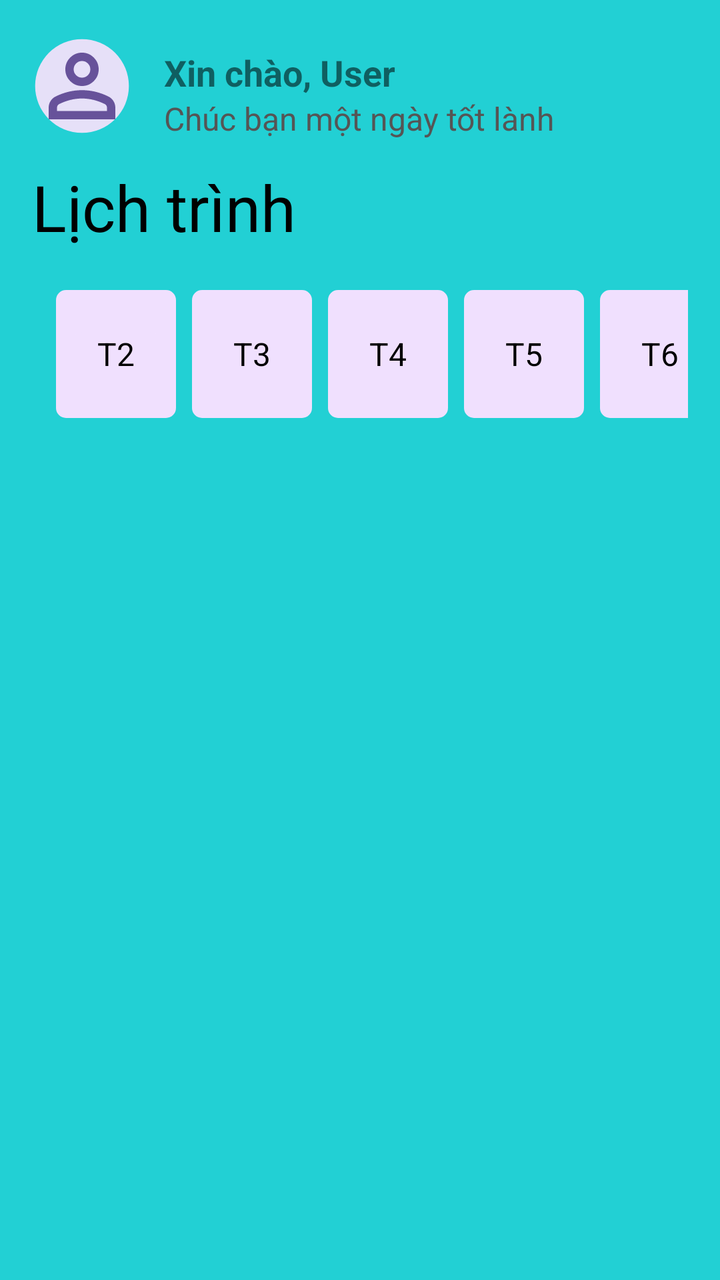
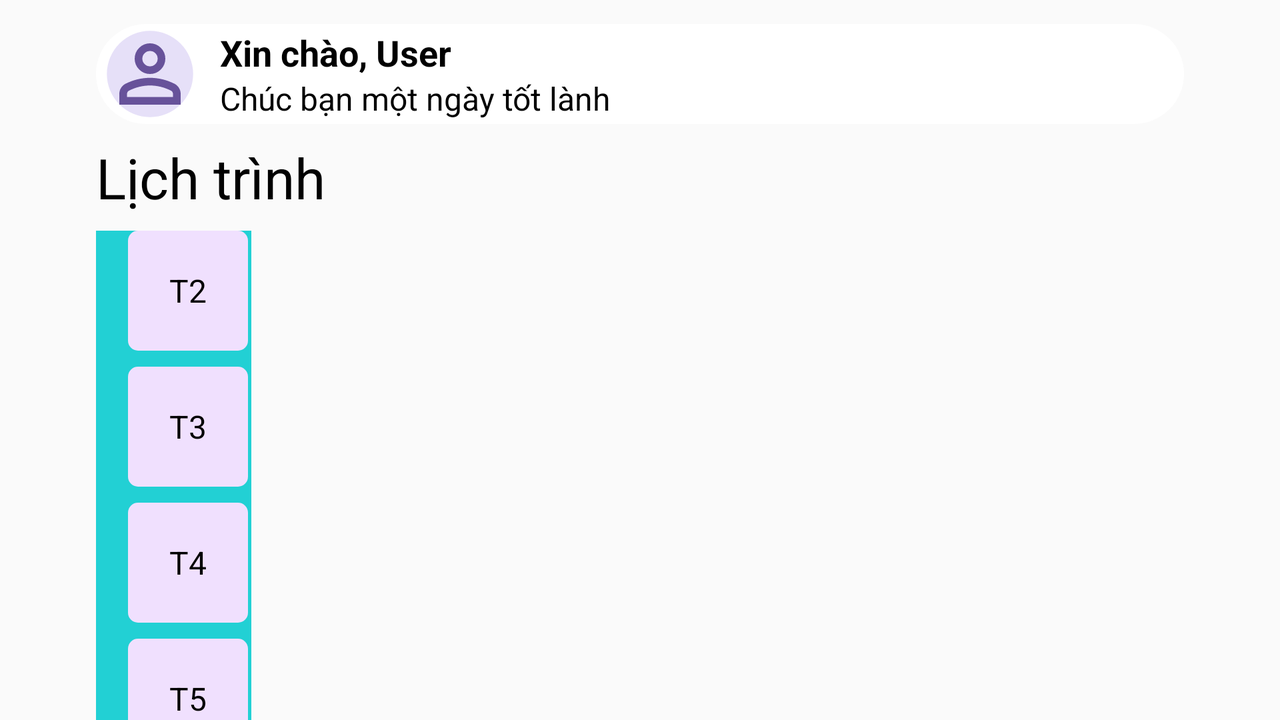

The same Android screen from two of the app's own layout files: first res/layout/ as a phone draws it, then the repository's variant for another configuration, drawn on a device whose configuration selects that folder. Both files follow.
<!-- AndroidManifest.xml: application theme Theme.TODOAPP -->
<!-- res/layout/home_fragment.xml -->
<?xml version="1.0" encoding="utf-8"?>
<RelativeLayout xmlns:android="http://schemas.android.com/apk/res/android"
    xmlns:app="http://schemas.android.com/apk/res-auto"
    xmlns:tools="http://schemas.android.com/tools"
    android:id="@+id/main"
    android:layout_width="match_parent"
    android:layout_height="match_parent"
    android:background="@color/bottom_nav"
    tools:context=".activitys.MainActivity"
    >

    
    <LinearLayout
        android:id="@+id/layoutContent"
        android:layout_width="match_parent"
        android:layout_height="wrap_content"
        android:layout_above="@id/bottom_nav"
        android:layout_marginTop="16dp"
        android:orientation="vertical"
        tools:ignore="NotSibling">

        <LinearLayout
            android:id="@+id/welcome"
            android:layout_width="match_parent"
            android:layout_height="wrap_content"
            android:layout_gravity="center"
            android:layout_marginStart="16dp"
            android:layout_marginEnd="16dp"
            android:orientation="horizontal">

            <ImageView
                android:layout_width="50dp"
                android:layout_height="50dp"
                android:layout_gravity="center"
                android:src="@drawable/ic_profile" />

            <LinearLayout
                android:layout_width="wrap_content"
                android:layout_height="wrap_content"
                android:layout_marginStart="8dp"
                android:layout_marginTop="8dp"
                android:orientation="vertical">

                <TextView
                    android:id="@+id/tvGreeting"
                    android:layout_width="match_parent"
                    android:layout_height="wrap_content"
                    android:layout_marginStart="8dp"
                    android:text="Xin chào, User"
                    android:textSize="18sp"
                    android:textStyle="bold" />

                <TextView
                    android:id="@+id/tvSubtitle"
                    android:layout_width="match_parent"
                    android:layout_height="wrap_content"
                    android:layout_marginStart="8dp"
                    android:text="Chúc bạn một ngày tốt lành"
                    android:textColor="#555"
                    android:textSize="16sp" />
            </LinearLayout>

        </LinearLayout>

        
        <TextView
            android:layout_width="match_parent"
            android:layout_height="wrap_content"
            android:layout_marginStart="16dp"
            android:layout_marginTop="12dp"
            android:layout_marginEnd="16dp"
            android:layout_marginBottom="12dp"
            android:gravity="left"
            android:text="Lịch trình"
            android:textColor="#000"
            android:textSize="32sp"

            />


        <HorizontalScrollView
            android:layout_width="match_parent"
            android:layout_height="wrap_content"
            android:background="@color/bottom_nav"
            android:paddingRight="16dp"
            android:paddingLeft="16dp"
            android:overScrollMode="never"
            android:scrollbars="none">

            <LinearLayout
                android:id="@+id/weekDaysLayout"
                android:layout_width="wrap_content"
                android:layout_height="80dp"
                android:gravity="center_vertical"
                android:orientation="horizontal"
                android:paddingHorizontal="8dp"
                android:paddingVertical="8dp">

                
                <LinearLayout
                    android:id="@+id/llMon"
                    android:layout_width="60dp"
                    android:layout_height="match_parent"
                    android:layout_marginHorizontal="4dp"
                    android:background="@drawable/day_item_selector"
                    android:clickable="true"
                    android:focusable="true"
                    android:gravity="center"
                    android:orientation="vertical"
                    android:padding="8dp">

                    <TextView
                        android:id="@+id/tvMonDay"
                        android:layout_width="match_parent"
                        android:layout_height="wrap_content"
                        android:background="@drawable/day_item_selector"
                        android:gravity="center"
                        android:text="T2"
                        android:textColor="#000"
                        android:textSize="16sp" />
                </LinearLayout>

                
                <LinearLayout
                    android:id="@+id/llTue"
                    android:layout_width="60dp"
                    android:layout_height="match_parent"
                    android:layout_marginHorizontal="4dp"
                    android:background="@drawable/day_item_selector"
                    android:clickable="true"
                    android:focusable="true"
                    android:gravity="center"
                    android:orientation="vertical"
                    android:padding="8dp">

                    <TextView
                        android:id="@+id/tvTueDay"
                        android:layout_width="match_parent"
                        android:layout_height="wrap_content"
                        android:gravity="center"
                        android:text="T3"
                        android:textColor="#000"
                        android:textSize="16sp" />
                </LinearLayout>

                
                <LinearLayout
                    android:id="@+id/llWed"
                    android:layout_width="60dp"
                    android:layout_height="match_parent"
                    android:layout_marginHorizontal="4dp"
                    android:background="@drawable/day_item_selector"
                    android:clickable="true"
                    android:focusable="true"
                    android:gravity="center"
                    android:orientation="vertical"
                    android:padding="8dp">

                    <TextView
                        android:id="@+id/tvWedDay"
                        android:layout_width="match_parent"
                        android:layout_height="wrap_content"
                        android:gravity="center"
                        android:text="T4"
                        android:textColor="#000"
                        android:textSize="16sp" />
                </LinearLayout>

                
                <LinearLayout
                    android:id="@+id/llThu"
                    android:layout_width="60dp"
                    android:layout_height="match_parent"
                    android:layout_marginHorizontal="4dp"
                    android:background="@drawable/day_item_selector"
                    android:clickable="true"
                    android:focusable="true"
                    android:gravity="center"
                    android:orientation="vertical"
                    android:padding="8dp">

                    <TextView
                        android:id="@+id/tvThuDay"
                        android:layout_width="match_parent"
                        android:layout_height="wrap_content"
                        android:gravity="center"
                        android:text="T5"
                        android:textColor="#000"
                        android:textSize="16sp" />
                </LinearLayout>

                
                <LinearLayout
                    android:id="@+id/llFri"
                    android:layout_width="60dp"
                    android:layout_height="match_parent"
                    android:layout_marginHorizontal="4dp"
                    android:background="@drawable/day_item_selector"
                    android:clickable="true"
                    android:focusable="true"
                    android:gravity="center"
                    android:orientation="vertical"
                    android:padding="8dp">

                    <TextView
                        android:id="@+id/tvFriDay"
                        android:layout_width="match_parent"
                        android:layout_height="wrap_content"
                        android:gravity="center"
                        android:text="T6"
                        android:textColor="#000"
                        android:textSize="16sp" />
                </LinearLayout>

                
                <LinearLayout
                    android:id="@+id/llSat"
                    android:layout_width="60dp"
                    android:layout_height="match_parent"
                    android:layout_marginHorizontal="4dp"
                    android:background="@drawable/day_item_selector"
                    android:clickable="true"
                    android:focusable="true"
                    android:gravity="center"
                    android:orientation="vertical"
                    android:padding="8dp">

                    <TextView
                        android:id="@+id/tvSatDay"
                        android:layout_width="match_parent"
                        android:layout_height="wrap_content"
                        android:gravity="center"
                        android:text="T7"
                        android:textColor="#000"
                        android:textSize="16sp" />
                </LinearLayout>

                
                <LinearLayout
                    android:id="@+id/llSun"
                    android:layout_width="60dp"
                    android:layout_height="match_parent"
                    android:layout_marginHorizontal="4dp"
                    android:background="@drawable/day_item_selector"
                    android:clickable="true"
                    android:focusable="true"
                    android:gravity="center"
                    android:orientation="vertical"
                    android:padding="8dp">

                    <TextView
                        android:id="@+id/tvSunDay"
                        android:layout_width="match_parent"
                        android:layout_height="wrap_content"
                        android:gravity="center"
                        android:text="CN"
                        android:textColor="#000000"
                        android:textSize="16sp" />
                </LinearLayout>

            </LinearLayout>
        </HorizontalScrollView>

        
        <androidx.recyclerview.widget.RecyclerView
            android:id="@+id/homerecyclerview"
            android:paddingLeft="16dp"
            android:paddingRight="16dp"
            android:background="@color/white"
            android:layout_width="match_parent"
            android:layout_height="wrap_content"
            />
    </LinearLayout>
</RelativeLayout>
<!-- resources referenced by this layout -->
<resources>
  <color name="bottom_nav">#22D0D4</color>
  <color name="white">#FFFFFF</color>
  <!-- drawable day_item_selector (drawable) -->
  <?xml version="1.0" encoding="utf-8"?>
  <selector xmlns:android="http://schemas.android.com/apk/res/android">
      
      <item android:state_selected="true"
          android:drawable="@drawable/day_item_selected_background" />
      
      
      <item android:drawable="@drawable/viec_phai_lam" />
  </selector>
  <!-- drawable ic_profile (drawable) -->
  <vector xmlns:android="http://schemas.android.com/apk/res/android"
      android:width="32dp"
      android:height="32dp"
      android:viewportWidth="32"
      android:viewportHeight="32">
    <path
        android:pathData="M16,16m-15,0a15,15 0,1 1,30 0a15,15 0,1 1,-30 0"
        android:fillColor="#E6E0F8"/>
    <path
        android:pathData="M16,16C14.533,16 13.278,15.478 12.233,14.433C11.189,13.389 10.667,12.133 10.667,10.667C10.667,9.2 11.189,7.944 12.233,6.9C13.278,5.856 14.533,5.333 16,5.333C17.467,5.333 18.722,5.856 19.767,6.9C20.811,7.944 21.333,9.2 21.333,10.667C21.333,12.133 20.811,13.389 19.767,14.433C18.722,15.478 17.467,16 16,16ZM5.333,26.667V22.933C5.333,22.178 5.528,21.483 5.917,20.85C6.306,20.217 6.822,19.733 7.467,19.4C8.844,18.711 10.244,18.194 11.667,17.85C13.089,17.506 14.533,17.333 16,17.333C17.467,17.333 18.911,17.506 20.333,17.85C21.756,18.194 23.156,18.711 24.533,19.4C25.178,19.733 25.694,20.217 26.083,20.85C26.472,21.483 26.667,22.178 26.667,22.933V26.667H5.333ZM8,24H24V22.933C24,22.689 23.939,22.467 23.817,22.267C23.694,22.067 23.533,21.911 23.333,21.8C22.133,21.2 20.922,20.75 19.7,20.45C18.478,20.15 17.244,20 16,20C14.756,20 13.522,20.15 12.3,20.45C11.078,20.75 9.867,21.2 8.667,21.8C8.467,21.911 8.306,22.067 8.183,22.267C8.061,22.467 8,22.689 8,22.933V24ZM16,13.333C16.733,13.333 17.361,13.072 17.883,12.55C18.406,12.028 18.667,11.4 18.667,10.667C18.667,9.933 18.406,9.306 17.883,8.783C17.361,8.261 16.733,8 16,8C15.267,8 14.639,8.261 14.117,8.783C13.594,9.306 13.333,9.933 13.333,10.667C13.333,11.4 13.594,12.028 14.117,12.55C14.639,13.072 15.267,13.333 16,13.333Z"
        android:fillColor="#67529a"
        android:fillType="evenOdd" />
  </vector>
  <style name="Theme.TODOAPP" parent="Base.Theme.YourAppName" />
  <!-- drawable day_item_selected_background (drawable) -->
  <?xml version="1.0" encoding="utf-8"?>
  <shape xmlns:android="http://schemas.android.com/apk/res/android"
      android:shape="rectangle">
      <solid android:color="#FFFFFF" />
      <corners android:radius="12dp" />
      <stroke android:width="2dp" android:color="#6750A4" />
  </shape>
  <!-- drawable viec_phai_lam (drawable) -->
  <?xml version="1.0" encoding="utf-8"?>
  <selector xmlns:android="http://schemas.android.com/apk/res/android">
      <item>
          <shape android:shape="rectangle">
              <solid android:color="#F0E0FE" />
              <corners android:radius="5dp" />
          </shape>
      </item>
  </selector>
  <style name="Base.Theme.YourAppName" parent="Theme.AppCompat.DayNight.NoActionBar">
          
          
      </style>
</resources>
<!-- res/layout-land/home_fragment.xml (the repository's variant of the layout above) -->
<!-- drawn on the phone turned sideways -->
<?xml version="1.0" encoding="utf-8"?>
<RelativeLayout xmlns:android="http://schemas.android.com/apk/res/android"
    xmlns:app="http://schemas.android.com/apk/res-auto"
    xmlns:tools="http://schemas.android.com/tools"
    android:id="@+id/main"
    android:layout_width="match_parent"
    android:layout_height="match_parent"
    android:background="@color/background_home"
    tools:context=".activitys.MainActivity"
    >

    
    <LinearLayout
        android:id="@+id/layoutContent"
        android:layout_width="match_parent"
        android:layout_height="wrap_content"
        android:layout_above="@id/bottom_nav"
        android:layout_marginTop="12dp"
        android:layout_marginEnd="32dp"
        android:layout_marginStart="32dp"
        android:orientation="vertical"
        tools:ignore="NotSibling">

        <LinearLayout
            android:id="@+id/welcome"
            android:layout_width="match_parent"
            android:layout_height="wrap_content"
            android:layout_gravity="center"
            android:background="@drawable/hello_bg"
            android:layout_marginStart="16dp"
            android:layout_marginEnd="16dp"
            android:orientation="horizontal">

            <ImageView
                android:layout_width="50dp"
                android:layout_height="50dp"
                android:paddingLeft="4dp"
                android:layout_gravity="center"
                android:src="@drawable/ic_profile" />

            <LinearLayout
                android:layout_width="wrap_content"
                android:layout_height="wrap_content"
                android:layout_marginStart="4dp"
                android:layout_marginTop="2dp"
                android:orientation="vertical">

                <TextView
                    android:id="@+id/tvGreeting"
                    android:layout_width="match_parent"
                    android:layout_height="wrap_content"
                    android:layout_marginStart="8dp"
                    android:text="Xin chào, User"
                    android:textColor="@color/black"
                    android:textSize="18sp"
                    android:textStyle="bold" />

                <TextView
                    android:id="@+id/tvSubtitle"
                    android:layout_width="match_parent"
                    android:layout_height="wrap_content"
                    android:layout_marginStart="8dp"
                    android:text="Chúc bạn một ngày tốt lành"
                    android:textColor="@color/black"
                    android:textSize="16sp" />
            </LinearLayout>

        </LinearLayout>

        
        <TextView
            android:layout_width="match_parent"
            android:layout_height="wrap_content"
            android:layout_marginStart="16dp"
            android:layout_marginTop="8dp"
            android:layout_marginEnd="16dp"
            android:layout_marginBottom="8dp"
            android:gravity="left"
            android:text="Lịch trình"
            android:textColor="@color/black"
            android:textSize="28sp"
            />

        <LinearLayout
            android:layout_width="match_parent"
            android:layout_height="match_parent"
            android:layout_marginStart="16dp"
            android:layout_marginEnd="16dp">

            <ScrollView
                android:layout_width="0dp"
                android:layout_height="wrap_content"
                android:layout_weight="1"
                android:background="@color/bottom_nav"
                android:paddingLeft="16dp"
                android:overScrollMode="never"
                android:scrollbars="none">

                <LinearLayout
                    android:id="@+id/weekDaysLayout"
                    android:layout_width="60dp"
                    android:layout_height="wrap_content"
                    android:gravity="center_vertical"
                    android:orientation="vertical">

                    
                    <LinearLayout
                        android:id="@+id/llMon"
                        android:layout_width="match_parent"
                        android:layout_height="60dp"
                        android:background="@drawable/day_item_selector"
                        android:clickable="true"
                        android:focusable="true"
                        android:gravity="center"
                        android:orientation="vertical"
                        android:padding="8dp">

                        <TextView
                            android:id="@+id/tvMonDay"
                            android:layout_width="match_parent"
                            android:layout_height="wrap_content"
                            android:background="@drawable/day_item_selector"
                            android:gravity="center"
                            android:text="T2"
                            android:textColor="@color/black"
                            android:textSize="16sp" />
                    </LinearLayout>

                    
                    <LinearLayout
                        android:id="@+id/llTue"
                        android:layout_width="match_parent"
                        android:layout_height="60dp"
                        android:background="@drawable/day_item_selector"
                        android:clickable="true"
                        android:focusable="true"
                        android:gravity="center"
                        android:orientation="vertical"
                        android:padding="8dp"
                        android:layout_marginTop="8dp">

                        <TextView
                            android:id="@+id/tvTueDay"
                            android:layout_width="match_parent"
                            android:layout_height="wrap_content"
                            android:gravity="center"
                            android:text="T3"
                            android:textColor="@color/black"
                            android:textSize="16sp" />
                    </LinearLayout>

                    
                    <LinearLayout
                        android:id="@+id/llWed"
                        android:layout_width="match_parent"
                        android:layout_height="60dp"
                        android:background="@drawable/day_item_selector"
                        android:clickable="true"
                        android:focusable="true"
                        android:gravity="center"
                        android:orientation="vertical"
                        android:padding="8dp"
                        android:layout_marginTop="8dp">

                        <TextView
                            android:id="@+id/tvWedDay"
                            android:layout_width="match_parent"
                            android:layout_height="wrap_content"
                            android:gravity="center"
                            android:text="T4"
                            android:textColor="@color/black"
                            android:textSize="16sp" />
                    </LinearLayout>

                    
                    <LinearLayout
                        android:id="@+id/llThu"
                        android:layout_width="match_parent"
                        android:layout_height="60dp"
                        android:background="@drawable/day_item_selector"
                        android:clickable="true"
                        android:focusable="true"
                        android:gravity="center"
                        android:orientation="vertical"
                        android:padding="8dp"
                        android:layout_marginTop="8dp">

                        <TextView
                            android:id="@+id/tvThuDay"
                            android:layout_width="match_parent"
                            android:layout_height="wrap_content"
                            android:gravity="center"
                            android:text="T5"
                            android:textColor="@color/black"
                            android:textSize="16sp" />
                    </LinearLayout>

                    
                    <LinearLayout
                        android:id="@+id/llFri"
                        android:layout_width="match_parent"
                        android:layout_height="60dp"
                        android:background="@drawable/day_item_selector"
                        android:clickable="true"
                        android:focusable="true"
                        android:gravity="center"
                        android:orientation="vertical"
                        android:padding="8dp"
                        android:layout_marginTop="8dp">

                        <TextView
                            android:id="@+id/tvFriDay"
                            android:layout_width="match_parent"
                            android:layout_height="wrap_content"
                            android:gravity="center"
                            android:text="T6"
                            android:textColor="@color/black"
                            android:textSize="16sp" />
                    </LinearLayout>

                    
                    <LinearLayout
                        android:id="@+id/llSat"
                        android:layout_width="match_parent"
                        android:layout_height="60dp"
                        android:background="@drawable/day_item_selector"
                        android:clickable="true"
                        android:focusable="true"
                        android:gravity="center"
                        android:orientation="vertical"
                        android:padding="8dp"
                        android:layout_marginTop="8dp">

                        <TextView
                            android:id="@+id/tvSatDay"
                            android:layout_width="match_parent"
                            android:layout_height="wrap_content"
                            android:gravity="center"
                            android:text="T7"
                            android:textColor="@color/black"
                            android:textSize="16sp" />
                    </LinearLayout>

                    
                    <LinearLayout
                        android:id="@+id/llSun"
                        android:layout_width="match_parent"
                        android:layout_height="60dp"
                        android:background="@drawable/day_item_selector"
                        android:clickable="true"
                        android:focusable="true"
                        android:gravity="center"
                        android:orientation="vertical"
                        android:padding="8dp"
                        android:layout_marginTop="8dp">

                        <TextView
                            android:id="@+id/tvSunDay"
                            android:layout_width="match_parent"
                            android:layout_height="wrap_content"
                            android:gravity="center"
                            android:text="CN"
                            android:textColor="@color/black"
                            android:textSize="16sp" />
                    </LinearLayout>

                </LinearLayout>
            </ScrollView>

            
            <androidx.recyclerview.widget.RecyclerView
                android:id="@+id/homerecyclerview"
                android:paddingLeft="16dp"
                android:paddingRight="16dp"
                android:background="@color/time_row_bg"
                android:layout_width="0dp"
                android:layout_height="wrap_content"
                android:layout_weight="6"/>

        </LinearLayout>


    </LinearLayout>
</RelativeLayout>
<!-- resources referenced by the variant -->
<!-- as the phone turned sideways resolves them -->
<resources>
  <color name="background_home">#2b2d30</color>
  <color name="black">#000000</color>
  <color name="bottom_nav">#22D0D4</color>
  <color name="time_row_bg">#1e1f22</color>
  <!-- drawable day_item_selector (drawable) -->
  <?xml version="1.0" encoding="utf-8"?>
  <selector xmlns:android="http://schemas.android.com/apk/res/android">
      
      <item android:state_selected="true"
          android:drawable="@drawable/day_item_selected_background" />
      
      
      <item android:drawable="@drawable/viec_phai_lam" />
  </selector>
  <!-- drawable hello_bg (drawable) -->
  <?xml version="1.0" encoding="utf-8"?>
  <selector xmlns:android="http://schemas.android.com/apk/res/android">
      <item>
          <shape android:shape="rectangle">
              <corners
                  android:topLeftRadius="25dp"
                  android:bottomLeftRadius="25dp"
                  android:bottomRightRadius="25dp"
                  android:topRightRadius="25dp" />
              <solid android:color="@color/white"/>
          </shape>
      </item>
  </selector>
  <!-- drawable ic_profile (drawable) -->
  <vector xmlns:android="http://schemas.android.com/apk/res/android"
      android:width="32dp"
      android:height="32dp"
      android:viewportWidth="32"
      android:viewportHeight="32">
    <path
        android:pathData="M16,16m-15,0a15,15 0,1 1,30 0a15,15 0,1 1,-30 0"
        android:fillColor="#E6E0F8"/>
    <path
        android:pathData="M16,16C14.533,16 13.278,15.478 12.233,14.433C11.189,13.389 10.667,12.133 10.667,10.667C10.667,9.2 11.189,7.944 12.233,6.9C13.278,5.856 14.533,5.333 16,5.333C17.467,5.333 18.722,5.856 19.767,6.9C20.811,7.944 21.333,9.2 21.333,10.667C21.333,12.133 20.811,13.389 19.767,14.433C18.722,15.478 17.467,16 16,16ZM5.333,26.667V22.933C5.333,22.178 5.528,21.483 5.917,20.85C6.306,20.217 6.822,19.733 7.467,19.4C8.844,18.711 10.244,18.194 11.667,17.85C13.089,17.506 14.533,17.333 16,17.333C17.467,17.333 18.911,17.506 20.333,17.85C21.756,18.194 23.156,18.711 24.533,19.4C25.178,19.733 25.694,20.217 26.083,20.85C26.472,21.483 26.667,22.178 26.667,22.933V26.667H5.333ZM8,24H24V22.933C24,22.689 23.939,22.467 23.817,22.267C23.694,22.067 23.533,21.911 23.333,21.8C22.133,21.2 20.922,20.75 19.7,20.45C18.478,20.15 17.244,20 16,20C14.756,20 13.522,20.15 12.3,20.45C11.078,20.75 9.867,21.2 8.667,21.8C8.467,21.911 8.306,22.067 8.183,22.267C8.061,22.467 8,22.689 8,22.933V24ZM16,13.333C16.733,13.333 17.361,13.072 17.883,12.55C18.406,12.028 18.667,11.4 18.667,10.667C18.667,9.933 18.406,9.306 17.883,8.783C17.361,8.261 16.733,8 16,8C15.267,8 14.639,8.261 14.117,8.783C13.594,9.306 13.333,9.933 13.333,10.667C13.333,11.4 13.594,12.028 14.117,12.55C14.639,13.072 15.267,13.333 16,13.333Z"
        android:fillColor="#67529a"
        android:fillType="evenOdd" />
  </vector>
  <style name="Theme.TODOAPP" parent="Base.Theme.YourAppName" />
  <!-- drawable day_item_selected_background (drawable) -->
  <?xml version="1.0" encoding="utf-8"?>
  <shape xmlns:android="http://schemas.android.com/apk/res/android"
      android:shape="rectangle">
      <solid android:color="#FFFFFF" />
      <corners android:radius="12dp" />
      <stroke android:width="2dp" android:color="#6750A4" />
  </shape>
  <!-- drawable viec_phai_lam (drawable) -->
  <?xml version="1.0" encoding="utf-8"?>
  <selector xmlns:android="http://schemas.android.com/apk/res/android">
      <item>
          <shape android:shape="rectangle">
              <solid android:color="#F0E0FE" />
              <corners android:radius="5dp" />
          </shape>
      </item>
  </selector>
  <color name="white">#FFFFFF</color>
  <style name="Base.Theme.YourAppName" parent="Theme.AppCompat.DayNight.NoActionBar">
          
          
      </style>
</resources>
